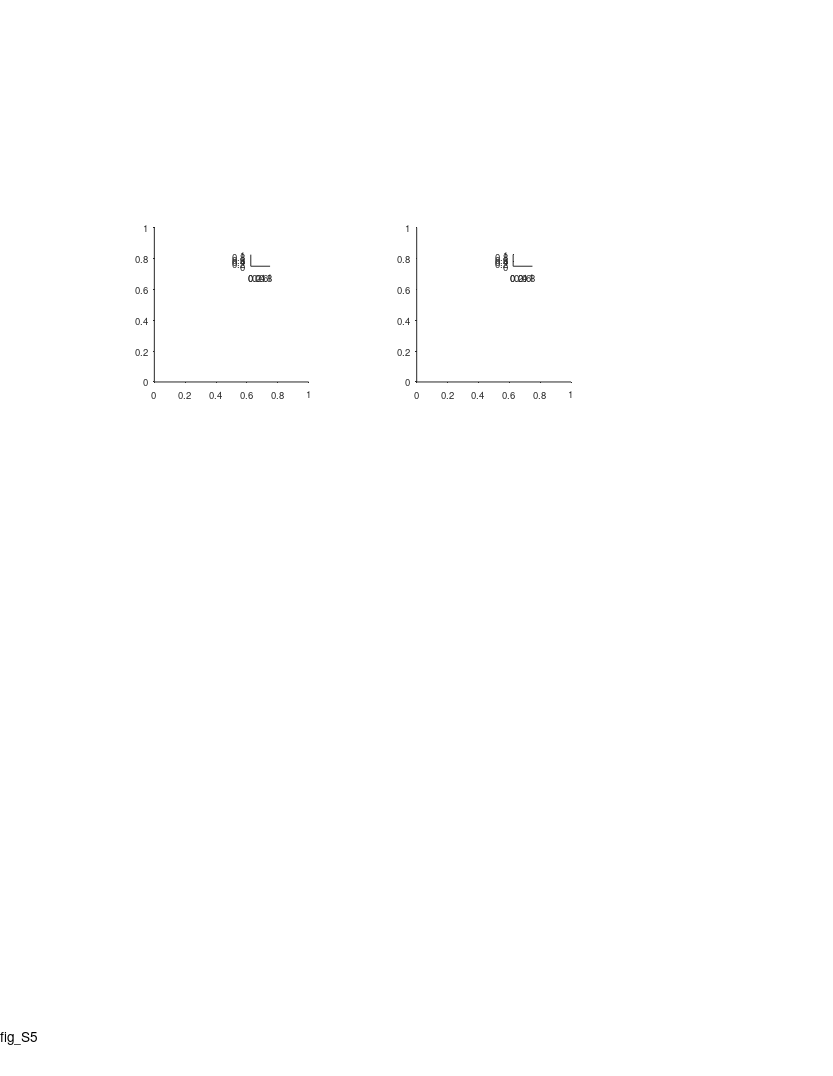

Reproduce this figure in MATLAB. (Note: this script raises an error after producing the figure.)
%% Large Scale - supp fig - comparing the two arms

%%
clear 
clc

%% plotting options
% yscale_opt = 'linear';
yscale_opt = 'log';

%% define output files
res_dir = 'L:\paper_figures';
mkdir(res_dir)
fig_name_str = 'fig_S5';
fig_caption_str = 'compare firing patterns between the two arms (long vs. short)';
log_name_str = [fig_name_str '_log_file' '.txt'];
log_name_str = strrep(log_name_str , ':', '-');
log_name_str = strrep(log_name_str , ' ', '_');
log_name_out = fullfile(res_dir, log_name_str);

%% open log file
diary off
diary(log_name_out)
diary on
disp('Log file');
disp(['created: ', datestr(clock)]);
disp('======================================================');
disp([fig_name_str ':' fig_caption_str]);
disp('======================================================');
disp('');

%% create figure
% =========================================================================
% figure_size_cm = [21.0 29.7]; % ~A4
figure_size_cm = [21.6 27.9]; % ~US letter
figure ;
% Some WYSIWYG options:
set(gcf,'DefaultAxesFontSize',7);
set(gcf,'DefaultAxesFontName','helvetica');
set(gcf,'DefaultAxesUnits','centimeters');
set(gcf,'PaperType','usletter')
% set(gcf,'PaperType','<custom>');
set(gcf,'PaperUnits','centimeters','PaperPosition',[0 0 figure_size_cm]);
set(gcf,'PaperOrientation','portrait');
set(gcf,'Units','centimeters','Position',get(gcf,'paperPosition')+[0 0 0 0]); % position on screen...
set(gcf, 'Renderer', 'painters');
set(groot, 'defaultAxesTickDir', 'out');
set(groot,  'defaultAxesTickDirMode', 'manual');
annotation('textbox', [0.5 1 0 0], 'String',fig_name_str, 'HorizontalAlignment','center','Interpreter','none', 'FitBoxToText','on');
pause(0.2); % workaround to solve matlab automatically changing the axes positions...

% create panels
panels_size = [4 4];
panel_A = axes('position', [ 4    18 panels_size]);
panel_B = axes('position', [10.8  18 panels_size]);
panel_A_legend = axes('position', [ 6.5 21 0.5 0.3]);
panel_B_legend = axes('position', [13.3   21 0.5 0.3]);
% panel_A(1) = axes('position', [ 4   18 panels_size]);
% panel_A(2) = axes('position', [ 4   13 panels_size]);
% panel_A(3) = axes('position', [ 4    8 panels_size]);
% panel_B(1) = axes('position', [10.5 18 panels_size]);
% panel_B(2) = axes('position', [10.5 13 panels_size]);
% panel_B(3) = axes('position', [10.5  8 panels_size]);
% panel_A_legend(1) = axes('position', [ 6.5 20.5 0.5 0.3]);
% panel_A_legend(2) = axes('position', [ 6.5 15.5 0.5 0.3]);
% panel_A_legend(3) = axes('position', [ 6.5 10.5 0.5 0.3]);
% panel_B_legend(1) = axes('position', [12.5 20.5 0.5 0.3]);
% panel_B_legend(2) = axes('position', [12.5 15.5 0.5 0.3]);
% panel_B_legend(3) = axes('position', [12.5 10.5 0.5 0.3]);

%% load population data
% =========================================================================
prm = PARAMS_GetAll();
cells_t = DS_get_cells_summary();
bats = [79,148,34,9861,2289];
cells_t(~ismember(cells_t.bat, bats ),:) = [];
cells = cellfun(@(c)(cell_load_data(c,'details')), cells_t.cell_ID, 'UniformOutput',0);
cells = [cells{:}];
cells = [cells.details];
cells(~contains({cells.brain_area}, 'CA1')) = [];
cells(~ismember([cells.ClusterQuality], [2])) = [];
cells = cellfun(@(c)(cell_load_data(c,'details','meanFR')), {cells.cell_ID}, 'UniformOutput',0);
cells = [cells{:}];
cells_details = [cells.details];
cells_ID = {cells_details.cell_ID};
meanFR = [cells.meanFR];
cells_ID([meanFR.all]>prm.inclusion.interneuron_FR_thr)=[];
clear cells stats cells_details cells_t
cells = cellfun(@(c)(cell_load_data(c,'details','stats','meanFR','stats','inclusion','signif','fields','FR_map','Ipos')), cells_ID, 'UniformOutput',0);
cells = [cells{:}];
whos cells

%% load LM data
exp_ID = 'b2289_d180615';
exp = exp_load_data(exp_ID,'LM');
LM = exp.LM;
% LM( contains({LM.name},{'ball','enter'}) ) = [];
turn_point_LM = LM( contains({LM.name},{'turn-point'}) );

%% panel A - Arrange data - compare fields size between short/long arms
fields_size = builtin('cell',length(cells),2);
for ii_dir = 1:2
    for ii_cell = 1:length(cells)
        cell = cells(ii_cell);
        if ~cell.signif(ii_dir).TF % check signif per direction
            continue;
        end
        fields = cell.fields{ii_dir};
        fields([fields.in_low_speed_area]) = []; % remove fields in low speed area
        pos = [fields.loc];
        width = [fields.width_prc];
        pos_thr = turn_point_LM.pos_proj;
        IX1 = pos <  pos_thr;
        IX2 = pos >= pos_thr;
        fields_size{ii_cell,ii_dir,1} = width(IX1);
        fields_size{ii_cell,ii_dir,2} = width(IX2);
    end
end
nFields = cellfun(@length, fields_size);
nFields(nFields==0) = nan;

%% panel A - plot (per direction)
% % % % for ii_dir = 1:2
% % % %     axes(panel_A(ii_dir));
% % % %     cla
% % % %     hold on
% % % %     
% % % %     x1 = [fields_size{:,ii_dir,1}];
% % % %     x2 = [fields_size{:,ii_dir,2}];
% % % %     
% % % %     c = prm.graphics.colors.flight_directions{ii_dir};
% % % %     nBins = 15;
% % % %     h1 = histogram( x1 );
% % % %     h1.NumBins = nBins;
% % % %     h1.Normalization = 'pdf';
% % % %     h1.DisplayStyle = 'stairs';
% % % %     h1.EdgeColor = c;
% % % %     h1.LineWidth = 2; % long arm
% % % %     h2 = histogram( x2 );
% % % %     h2.NumBins = nBins;
% % % %     h2.Normalization = 'pdf';
% % % %     h2.DisplayStyle = 'stairs';
% % % %     h2.EdgeColor = c;
% % % %     h2.LineWidth = 1; % short arm
% % % %     [H,P_KS,KSSTAT] = kstest2(x1,x2);
% % % %     text(1,0.9,sprintf('P_{KS} = %.2f',P_KS),'Units','normalized','HorizontalAlignment','right','VerticalAlignment','top','FontSize',7);
% % % % %     P_ranksum = ranksum(x1,x2);
% % % % %     text(1,0.85,sprintf('P_{Wilc}=%.2f',P_ranksum),'Units','normalized','HorizontalAlignment','right','VerticalAlignment','top','FontSize',7);
% % % %     ha=gca;
% % % %     ha.YLim(1) = 6e-4;
% % % %     ha.YScale = yscale_opt;
% % % %     ha.XRuler.TickLabelGapOffset = -1;
% % % %     ha.TickLength = [0.03 0.03];
% % % % %     title("dir "+ii_dir);
% % % %     xlabel('Field size (m)', 'Units','normalized','Position',[0.5 -0.12]);
% % % %     ylabel('Probability', 'Units','normalized','Position',[-0.20 0.5]);
% % % % end
% % % % axes(panel_A(1));
% % % % text(-0.3,1.15, 'A', 'Units','normalized','FontWeight','bold');

%% add direction arrows
% arrow_vec = 0.025*[-1 1] + 0.29;
% arrow_y = 0.83*[1 1];
% clear h
% h(1)=annotation('arrow',      arrow_vec , arrow_y-0.01, 'Color', prm.graphics.colors.flight_directions{1});
% h(2)=annotation('arrow', flip(arrow_vec), arrow_y-0.2,      'Color', prm.graphics.colors.flight_directions{2});
% [h.HeadWidth] = disperse([5 5]);
% [h.HeadLength] = disperse([5 5]);

%% legend for long/short arms
% % % for ii_dir = 1:2
% % %     axes(panel_A_legend(ii_dir));
% % %     cla
% % %     hold on
% % %     plot([1 2], [2 2], 'Color', prm.graphics.colors.flight_directions{ii_dir}, 'LineWidth', 2); % long arm
% % %     plot([1 2], [1 1], 'Color', prm.graphics.colors.flight_directions{ii_dir}, 'LineWidth', 1); % shorty arm
% % %     xlim([0.5 2.5])
% % %     text(2.5, 1, 'Short arm', 'HorizontalAlignment','left','VerticalAlignment','middle','FontSize',7);
% % %     text(2.5, 2, 'Long arm',  'HorizontalAlignment','left','VerticalAlignment','middle','FontSize',7);
% % %     set(gca,'visible','off');
% % % end

%% panel A - plot (directions pooled)
axes(panel_A);
cla
hold on
text(-0.3,1.15, 'A', 'Units','normalized','FontWeight','bold');
x1 = [fields_size{:,:,1}];
x2 = [fields_size{:,:,2}];
x1(isnan(x1))=[];
x2(isnan(x2))=[];
c = [0 0 0];
nBins = 15;
h1 = histogram( x1 );
h1.NumBins = nBins;
h1.Normalization = 'pdf';
h1.DisplayStyle = 'stairs';
h1.EdgeColor = c;
h1.LineWidth = 2; % long arm
h2 = histogram( x2 );
h2.NumBins = nBins;
h2.Normalization = 'pdf';
h2.DisplayStyle = 'stairs';
h2.EdgeColor = c;
h2.LineWidth = 1; % short arm
[H,P_KS,KSSTAT] = kstest2(x1,x2,'Tail','unequal');
text(1,1.05,sprintf('P_{KS} = %.3f',P_KS),'Units','normalized','HorizontalAlignment','right','VerticalAlignment','top','FontSize',7);
% P_ranksum = ranksum(x1,x2);
% text(1,0.85,sprintf('P_{Wilc}=%.3f',P_ranksum),'Units','normalized','HorizontalAlignment','right','VerticalAlignment','top','FontSize',7);
ha=gca;
ha.YLim = [0.6e-3 0.2];
ha.YScale = yscale_opt;
ha.XRuler.TickLabelGapOffset = -1;
ha.TickLength = [0.03 0.03];
ha.YTick = 10.^[-3 -2 -1];
ha.YTickLabel = {'10^{ -3}'; '10^{ -2}'; '10^{ -1}';};
xlabel('Field size (m)', 'Units','normalized','Position',[0.5 -0.14]);
ylabel('Probability', 'Units','normalized','Position',[-0.20 0.5]);

%% legend for long/short arms
axes(panel_A_legend);
cla
hold on
plot([1 2], [2 2], 'Color', 'k', 'LineWidth', 2, 'Clipping', 'off'); % long arm
plot([1 2], [1 1], 'Color', 'k', 'LineWidth', 1, 'Clipping', 'off'); % shorty arm
xlim([0.5 2.5])
text(2.5, 1, 'Short arm', 'HorizontalAlignment','left','VerticalAlignment','middle','FontSize',7);
text(2.5, 2, 'Long arm',  'HorizontalAlignment','left','VerticalAlignment','middle','FontSize',7);
set(gca,'visible','off');


%% field size ratio - from fields only in the long arm
% ------------------------------------------------------------------------
LS_field_ratio_all_long  = nan(1,length(cells));
LS_field_ratio_all_short = nan(1,length(cells));
LS_field_ratio_dir_long = nan(2,length(cells));
LS_field_ratio_dir_short = nan(2,length(cells));
pos_thr = turn_point_LM.pos_proj;
for ii_cell = 1:length(cells)
    cell = cells(ii_cell);
    
    %% pooled stats - check at least one direction is signif
    if any([cell.signif.TF])
        fields=[];
        for ii_dir = 1:2
            if cell.signif(ii_dir).TF 
                fields_to_add = cell.fields{ii_dir};
                % workaround to solve the problem that sometimes I don't have the
                % field 'overlap_edges'... maybe change that in 'cell_calc_fields'...
                if isfield(fields_to_add,'overlap_edges')
                    fields_to_add = rmfield(fields_to_add,'overlap_edges');
                end
                fields = [fields fields_to_add];
            end
        end
        fields([fields.in_low_speed_area])=[];
        IX1 = [fields.loc] <  pos_thr;
        IX2 = [fields.loc] >= pos_thr;
        long_arm_fields = fields(IX1);
        short_arm_fields = fields(IX2);
        if length(long_arm_fields) >= 2
            LS_field_ratio_all_long(ii_cell) = max([long_arm_fields.width_prc]) / min([long_arm_fields.width_prc]);
        end
        if length(short_arm_fields) >= 2
            LS_field_ratio_all_short(ii_cell) = max([short_arm_fields.width_prc]) / min([short_arm_fields.width_prc]);
        end
    end
    
    %% per dir stats - check signif per direction
    for ii_dir = 1:2
        if cell.signif(ii_dir).TF 
            fields = cell.fields{ii_dir};
            fields([fields.in_low_speed_area])=[];
            IX1 = [fields.loc] <  pos_thr;
            IX2 = [fields.loc] >= pos_thr;
            long_arm_fields = fields(IX1);
            short_arm_fields = fields(IX2);
            if length(long_arm_fields) >= 2
                LS_field_ratio_dir_long(ii_dir,ii_cell) = max([long_arm_fields.width_prc]) / min([long_arm_fields.width_prc]);
            end
            if length(short_arm_fields) >= 2
                LS_field_ratio_dir_short(ii_dir,ii_cell) = max([short_arm_fields.width_prc]) / min([short_arm_fields.width_prc]);
            end
        end
    end
end

%% panel B - plot (per direction)
% % % for ii_dir = 1:2
% % %     axes(panel_B(ii_dir));
% % %     cla
% % %     hold on
% % % 
% % %     x1=LS_field_ratio_dir_long(ii_dir,:);
% % %     x2=LS_field_ratio_dir_short(ii_dir,:);
% % %     x1(isnan(x1))=[];
% % %     x2(isnan(x2))=[];
% % % 
% % %     nBinEdges = 9;
% % %     edges = logspace(0,log10(25),nBinEdges);
% % %     c = prm.graphics.colors.flight_directions{ii_dir};
% % %     h1=histogram(x1);
% % %     h1.BinEdges = edges;
% % %     h1.Normalization = 'pdf';
% % %     h1.DisplayStyle = 'stairs';
% % %     h1.EdgeColor = c;
% % %     h1.LineWidth = 2; % long arm
% % %     h2=histogram(x2);
% % %     h2.BinEdges = edges;
% % %     h2.Normalization = 'pdf';
% % %     h2.DisplayStyle = 'stairs';
% % %     h2.EdgeColor = c;
% % %     h2.LineWidth = 1; % short arm
% % % 
% % %     [H,P_KS,KSSTAT] = kstest2(x1, x2, 'Tail','unequal');
% % %     text(1,1,sprintf('P_{KS} = %.3f',P_KS),'Units','normalized','HorizontalAlignment','right','VerticalAlignment','top','FontSize',7);
% % % %     P_ranksum = ranksum(x1,x2);
% % % %     text(1,0.95,sprintf('P_{Wilc}=%.3f',P_ranksum),'Units','normalized','HorizontalAlignment','right','VerticalAlignment','top','FontSize',7);
% % % 
% % %     ha=gca;
% % %     ha.YScale = yscale_opt;
% % %     % ha.YScale = 'linear';
% % %     ha.XScale = 'log';
% % %     ha.XLim = [0 27];
% % %     ha.XTick = [1 2 5 10 20];
% % %     ha.YLim = [3e-4 1.2];
% % %     ha.YTick = 10.^[-3 -2 -1];
% % %     ha.YTickLabel = {'10^{ -3}'; '10^{ -2}'; '10^{ -1}';};
% % %     ha.TickDir='out';
% % %     ha.TickLength = [0.03 0.03];
% % %     ha.XRuler.TickLabelGapMultiplier = -0.35;
% % %     ha.YRuler.TickLabelGapMultiplier = 0.001;
% % %     xlabel({'Field size ratio';'largest/smallest'},'Units','normalized','Position',[0.5 -0.12]);
% % %     ylabel('Probability','Units','normalized','Position',[-0.18 0.5]);
% % % 
% % %     % add legend
% % %     axes(panel_B_legend);
% % %     cla
% % %     hold on
% % %     plot([1 2], [2 2], 'Color', 'k', 'LineWidth', 2,'Clipping','off'); % long arm
% % %     plot([1 2], [1 1], 'Color', 'k', 'LineWidth', 1,'Clipping','off'); % shorty arm
% % %     xlim([0.5 2.5])
% % %     ylim([0 1])
% % %     text(2.5, 1, 'Short arm', 'HorizontalAlignment','left','VerticalAlignment','middle','FontSize',7);
% % %     text(2.5, 2, 'Long arm',  'HorizontalAlignment','left','VerticalAlignment','middle','FontSize',7);
% % %     set(gca,'visible','off');
% % % end
% % % axes(panel_B(1));
% % % text(-0.3,1.15, 'B', 'Units','normalized','FontWeight','bold');

%% panel B - plot (directions pooled)
axes(panel_B);
cla
hold on
text(-0.28,1.15, 'B', 'Units','normalized','FontWeight','bold');

x1=LS_field_ratio_all_long;
x2=LS_field_ratio_all_short;
x1(isnan(x1))=[];
x2(isnan(x2))=[];

nBinEdges = 9;
edges = logspace(0,log10(25),nBinEdges);
c = [0 0 0];
h1=histogram(x1);
h1.BinEdges = edges;
h1.Normalization = 'pdf';
h1.DisplayStyle = 'stairs';
h1.EdgeColor = c;
h1.LineWidth = 2; % long arm
h2=histogram(x2);
h2.BinEdges = edges;
h2.Normalization = 'pdf';
h2.DisplayStyle = 'stairs';
h2.EdgeColor = c;
h2.LineWidth = 1; % short arm

[H,P_KS,KSSTAT] = kstest2(x1, x2, 'Tail','unequal');
text(1,1.05,sprintf('P_{KS} = %.3f',P_KS),'Units','normalized','HorizontalAlignment','right','VerticalAlignment','top','FontSize',7);
% P_ranksum = ranksum(x1,x2);
% text(1,0.95,sprintf('P_{Wilc}=%.3f',P_ranksum),'Units','normalized','HorizontalAlignment','right','VerticalAlignment','top','FontSize',7);

ha=gca;
ha.YScale = yscale_opt;
% ha.YScale = 'linear';
ha.XScale = 'log';
ha.XLim = [0 27];
ha.XTick = [1 2 5 10 20];
ha.YLim = [3e-4 1.2];
ha.YTick = 10.^[-3 -2 -1];
ha.YTickLabel = {'10^{ -3}'; '10^{ -2}'; '10^{ -1}';};
ha.TickDir='out';
ha.TickLength = [0.03 0.03];
ha.XRuler.TickLabelGapOffset = -1;
xlabel({'Field size ratio';'largest/smallest'},'Units','normalized','Position',[0.5 -0.12]);
ylabel('Probability','Units','normalized','Position',[-0.2 0.5]);

%% add legend
axes(panel_B_legend);
cla
hold on
plot([1 2], [2 2], 'Color', 'k', 'LineWidth', 2,'Clipping','off'); % long arm
plot([1 2], [1 1], 'Color', 'k', 'LineWidth', 1,'Clipping','off'); % shorty arm
xlim([0.5 2.5])
text(2.5, 1, 'Short arm', 'HorizontalAlignment','left','VerticalAlignment','middle','FontSize',7);
text(2.5, 2, 'Long arm',  'HorizontalAlignment','left','VerticalAlignment','middle','FontSize',7);
set(gca,'visible','off');

%% print/save the figure
fig_name_out = fullfile(res_dir, sprintf('%s_yscale_%s',fig_name_str,yscale_opt));
print(gcf, fig_name_out, '-dpdf', '-cmyk', '-painters');
% print(gcf, fig_name_out, '-dtiff', '-cmyk', '-painters');
% saveas(gcf , fig_name_out, 'fig');
disp('figure was successfully saved to pdf/tiff/fig formats');
